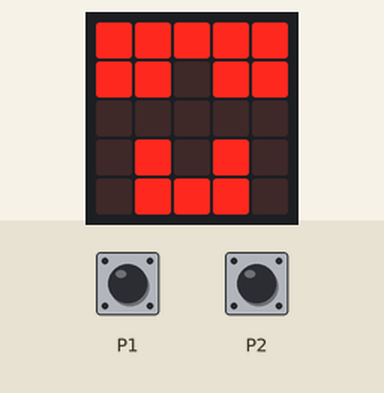
This program was run on a simulated BBC micro:bit (MakeCode). Shown: the board's 5×5 LED display. The test bench sets the inputs (shaded band). Random numbers come from a fixed seed.

Above: at 2.1 s.
2.2 s: touch pin P1 pressed for 0.15 s
At 2.5 s:
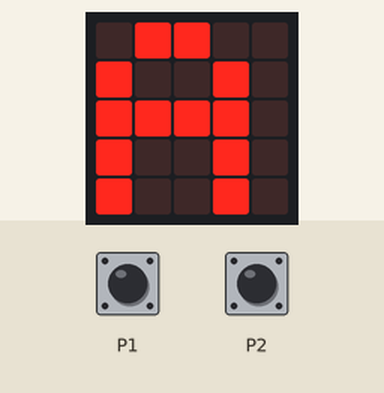
At 7.2 s:
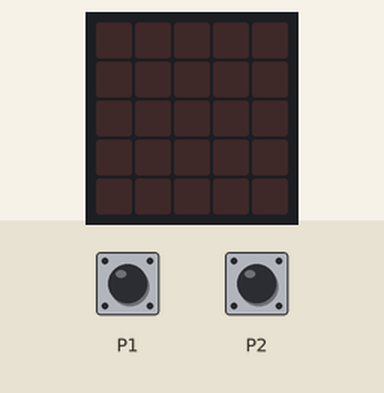
8.3 s: touch pin P2 pressed for 3.2 s
At 10.9 s:
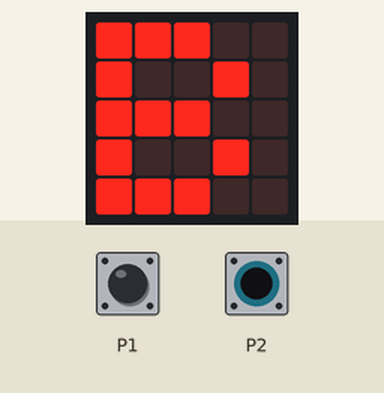
Timing chart, 0 to 12.4 s (numbered marks = the images above; inputs shaded):
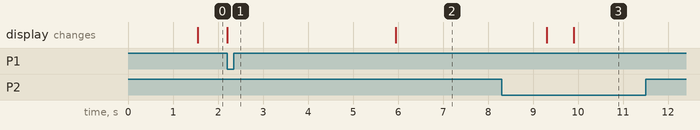

The program:

main.ts
```typescript
let Empezar_juego = false
basic.forever(function () {
    Empezar_juego = false
    basic.pause(randint(1000, 5000))
    Empezar_juego = true
    basic.showIcon(IconNames.Fabulous)
    while (Empezar_juego) {
        if (input.pinIsPressed(TouchPin.P1)) {
            basic.showString("A")
            Empezar_juego = false
        } else {
            if (input.pinIsPressed(TouchPin.P2)) {
                basic.showString("B")
                Empezar_juego = false
            }
        }
    }
    basic.pause(3000)
    basic.clearScreen()
})
```

test.ts
```typescript
// aquí va el archivo "tests"; esto no se compilará cuando este paquete se utilice como una extensión.
```

Measured:
- after the input at 2.2 s, the display: changes at once (image 1)
